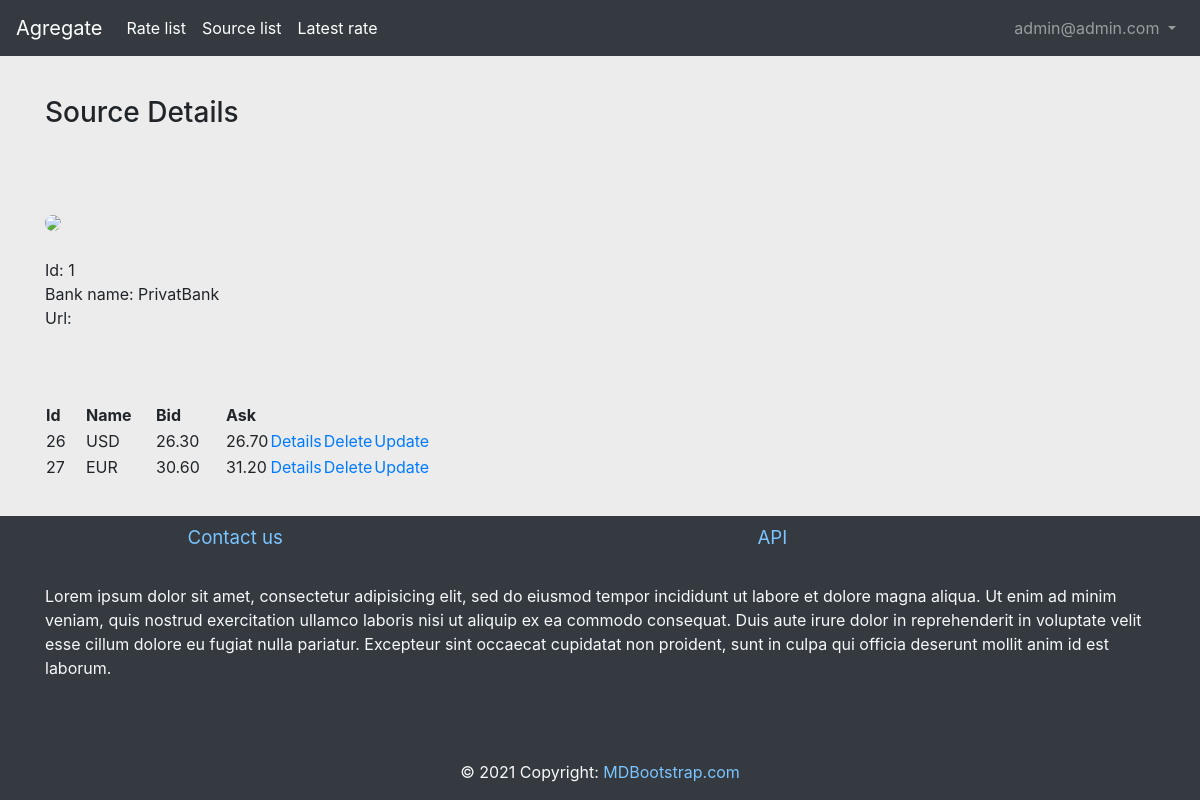
/currency/source/details/1/ (signed in), run on an earlier commit of the app's database.
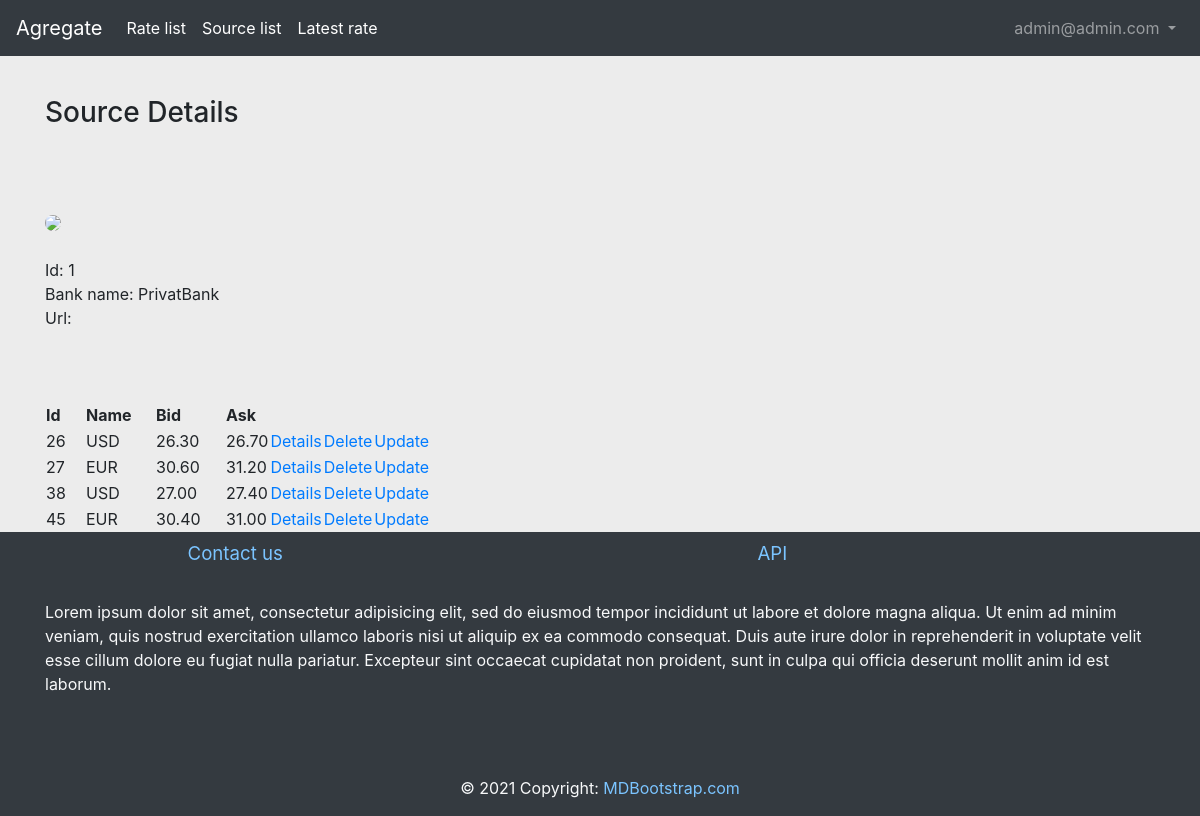
And on a later commit of the database.
### currency/models.py (models this page shows)
class Rate(models.Model):
    ask = models.DecimalField(max_digits=4, decimal_places=2)
    bid = models.DecimalField(max_digits=4, decimal_places=2)
    created = models.DateTimeField(auto_now_add=True)
    currency_name = models.CharField(
        max_length=3,
        choices=choices.RATE_TYPES,
        blank=False,
        null=False,
        default=choices.TYPE_USD,
    )
    source = models.ForeignKey(
        Source,
        related_name='rates',
        on_delete=models.CASCADE,
        choices=choices.SOURCE_TYPES
    )
    currency_type = models.CharField(max_length=8)

### currency/views.py (the view)
# urls.py: path('source/details/<int:pk>/', SourceDetailView.as_view(), name='source-details'),
class SourceDetailView(LoginRequiredMixin, DetailView):
    queryset = Source.objects.all()
    template_name = 'source_details.html'

### currency/templates/source_details.html
{% extends 'base.html' %}
{% load static %}
{% block main_content %}
    <br>
    <br>
    <br>
    <br>
    <h3>Source Details</h3>
    <br>
    <br>
    <br>
    {% if object.logo %}
        <img src="{{ object.logo.url }}" class="rounded-circle h150">
    {% else %}
        <img src = "{% static 'img/default_bank_logo.png' %}" class="rounded-circle h150">
    {% endif %}
    <br>
    <br>
    Id: {{ object.id }}<br>
    Bank name: {{ object.name }}<br>
    Url: {{ object.source_url }}<br>
    <br>
    <br>
    <br>
    <table>
        <colgroup>
            <col style="width: 40px">
            <col style="width: 70px" span='2'>
        </colgroup>
        <tr>
            <th>Id</th>
            <th>Name</th>
            <th>Bid</th>
            <th>Ask</th>
        </tr>
        {% for rate in object.rates.all %}
            <tr>
                <td>{{rate.id}}</td>
                <td>{{rate.currency_name}}</td>
                <td>{{rate.bid}}</td>
                <td>{{rate.ask}}</td>
                {%if request.user.is_authenticated%}
                    <td><a href="{% url 'currency:rate-details' rate.pk%}">Details</a></td>
                    {%if request.user.is_superuser%}
                        <td><a href="{% url 'currency:rate-delete' rate.pk%}">Delete</a></td>
                        <td><a href="{% url 'currency:rate-update' rate.pk%}">Update</a></td>
                    {%endif%}
                {%endif%}
            </tr>
        {% endfor %}
    </table>
{% endblock %}

What changed in the data, as far as the page shows it:
added Rate: id "38", currency_name "USD", bid "27.00", ask "27.40"
added Rate: id "45", currency_name "EUR", bid "30.40", ask "31.00"
